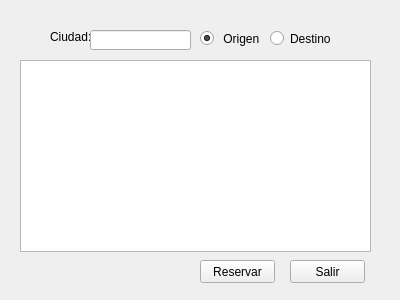
<?xml version="1.0" encoding="UTF-8"?>
<ui version="4.0">
 <class>VerVuelos</class>
 <widget class="QDialog" name="VerVuelos">
  <property name="geometry">
   <rect>
    <x>0</x>
    <y>0</y>
    <width>400</width>
    <height>300</height>
   </rect>
  </property>
  <property name="windowTitle">
   <string>Dialog</string>
  </property>
  <widget class="QPushButton" name="reservarVuelo">
   <property name="geometry">
    <rect>
     <x>200</x>
     <y>260</y>
     <width>75</width>
     <height>23</height>
    </rect>
   </property>
   <property name="text">
    <string>Reservar</string>
   </property>
   <property name="autoDefault">
    <bool>false</bool>
   </property>
  </widget>
  <widget class="QPushButton" name="salir_V">
   <property name="geometry">
    <rect>
     <x>290</x>
     <y>260</y>
     <width>75</width>
     <height>23</height>
    </rect>
   </property>
   <property name="text">
    <string>Salir</string>
   </property>
   <property name="autoDefault">
    <bool>false</bool>
   </property>
  </widget>
  <widget class="QLabel" name="label">
   <property name="geometry">
    <rect>
     <x>50</x>
     <y>30</y>
     <width>47</width>
     <height>13</height>
    </rect>
   </property>
   <property name="text">
    <string>Ciudad:</string>
   </property>
  </widget>
  <widget class="QRadioButton" name="radioButton_origen">
   <property name="geometry">
    <rect>
     <x>200</x>
     <y>30</y>
     <width>82</width>
     <height>17</height>
    </rect>
   </property>
   <property name="text">
    <string> Origen</string>
   </property>
   <property name="checked">
    <bool>true</bool>
   </property>
  </widget>
  <widget class="QRadioButton" name="radioButton_destino">
   <property name="geometry">
    <rect>
     <x>270</x>
     <y>30</y>
     <width>82</width>
     <height>17</height>
    </rect>
   </property>
   <property name="text">
    <string>Destino</string>
   </property>
  </widget>
  <widget class="QLineEdit" name="lineEdit">
   <property name="geometry">
    <rect>
     <x>90</x>
     <y>30</y>
     <width>101</width>
     <height>20</height>
    </rect>
   </property>
  </widget>
  <widget class="QTableWidget" name="tableWidget">
   <property name="geometry">
    <rect>
     <x>20</x>
     <y>60</y>
     <width>351</width>
     <height>192</height>
    </rect>
   </property>
   <property name="editTriggers">
    <set>QAbstractItemView::NoEditTriggers</set>
   </property>
  </widget>
 </widget>
 <resources/>
 <connections/>
</ui>
